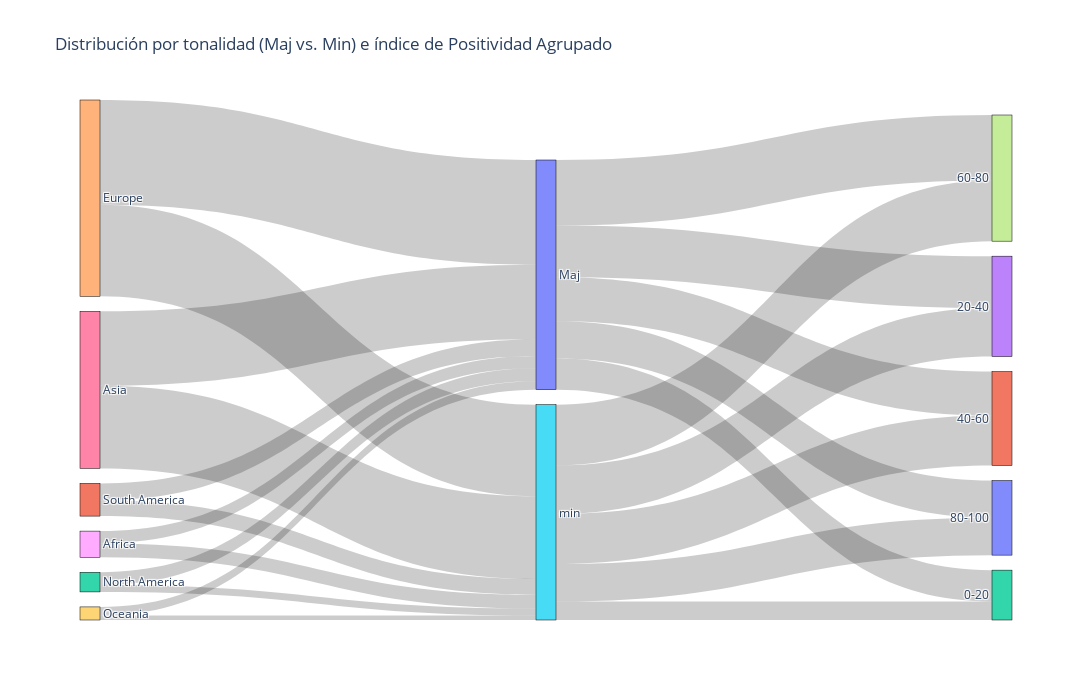

Notebook source saved alongside this figure:
### Code cell
# Primero agrupamos las medidas que vamos a utilizar para ayudar en la visualización del Sankey Plot
top50_songs_world['rank_group'] = top50_songs_world['Ranking'].apply(group_rank)
top50_songs_world['pos_group'] = top50_songs_world['positiveness'].apply(ind_pos)

# Genramos la tabla que va a leer, atendiendo al flujo de cada nodo
ranking_tone = (top50_songs_world.groupby(['Geographic_Area','mode'])['Cancion'].count().reset_index()).rename(columns={'Geographic_Area':'source',
                                                                                                               'mode':'target',
                                                                                                               'Cancion':'value'})
ranking_tone_mode = (top50_songs_world.groupby(['mode','pos_group'])['Cancion'].count().reset_index()).rename(columns={'mode':'source',
                                                                                                               'pos_group':'target',
                                                                                                               'Cancion':'value'})
sankey_tone = pd.concat([ranking_tone,ranking_tone_mode], axis=0).sort_values(by=['source','target'])

# Generamos labels para mapear en el diagrama
unique_labels = list(set(sankey_tone['source']).union(set(sankey_tone['target'])))
label_to_index = {label: i for i, label in enumerate(unique_labels)}

sankey_tone['source'] = sankey_tone['source'].map(label_to_index)
sankey_tone['target'] = sankey_tone['target'].map(label_to_index)

# Generamos el Sankey
link = dict(source = sankey_tone['source'], target = sankey_tone['target'], value = sankey_tone['value'])
data = go.Sankey(
    node=dict(
        pad=15,
        thickness=20,
        line=dict(color="black", width=0.5),
        label=unique_labels  
    ),
    link=link
)

#Ajuste visual
fig = go.Figure(data)
fig.update_layout(
    width=1400,  
    height=700, 
    title='Distribución por tonalidad (Maj vs. Min) e índice de Positividad Agrupado'
)
fig.show()

### Figure 1 — Plotly figure (JSON) as saved in the notebook; plotly's stock layout.template omitted (floating-point values rounded to 4 significant figures)
{"data": [{"link": {"source": [8, 8, 6, 6, 4, 4, 10, 10, 10, 10, 10, 2, 2, 9, 9, 11, 11, 5, 5, 5, 5, 5], "target": [10, 5, 10, 5, 10, 5, 12, 3, 1, 7, 0, 10, 5, 10, 5, 10, 5, 12, 3, 1, 7, 0], "value": [94, 106, 569, 631, 800, 700, 239, 396, 336, 500, 284, 98, 52, 65, 35, 129, 121, 142, 371, 382, 464, 286]}, "node": {"label": ["80-100", "40-60", "North America", "20-40", "Europe", "min", "Asia", "60-80", "Africa", "Oceania", "Maj", "South America", "0-20"], "line": {"color": "black", "width": 0.5}, "pad": 15, "thickness": 20}, "type": "sankey"}], "layout": {"height": 700, "title": {"text": "Distribución por tonalidad (Maj vs. Min) e índice de Positividad Agrupado"}, "width": 1400}}
